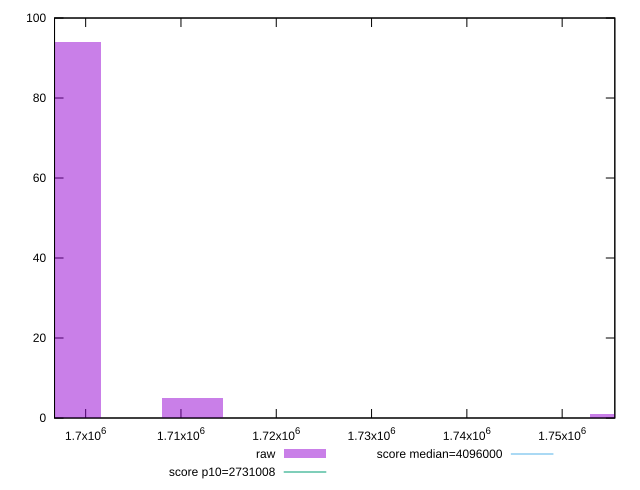

Write gnuplot code to recreate this figure.
reset

$raw <<EOF
1756104.6016342004 1
1698422.3336973106 94
1711240.615461064 5
EOF

set key outside below
set boxwidth 6409.140881876644
set xrange [1696734:1755526]
set yrange [0:100]
set trange [0:100]
set style fill transparent solid 0.5 noborder

set parametric
set terminal svg size 640, 490 enhanced background rgb 'white'
set output "reports/report_00031_2021-02-24T23-18-18.084Z/total-byte-weight/samples/astro/raw/histogram.svg"

plot $raw title "raw" with boxes, \
     2731008,t title "score p10=2731008", \
     4096000,t title "score median=4096000"

reset
